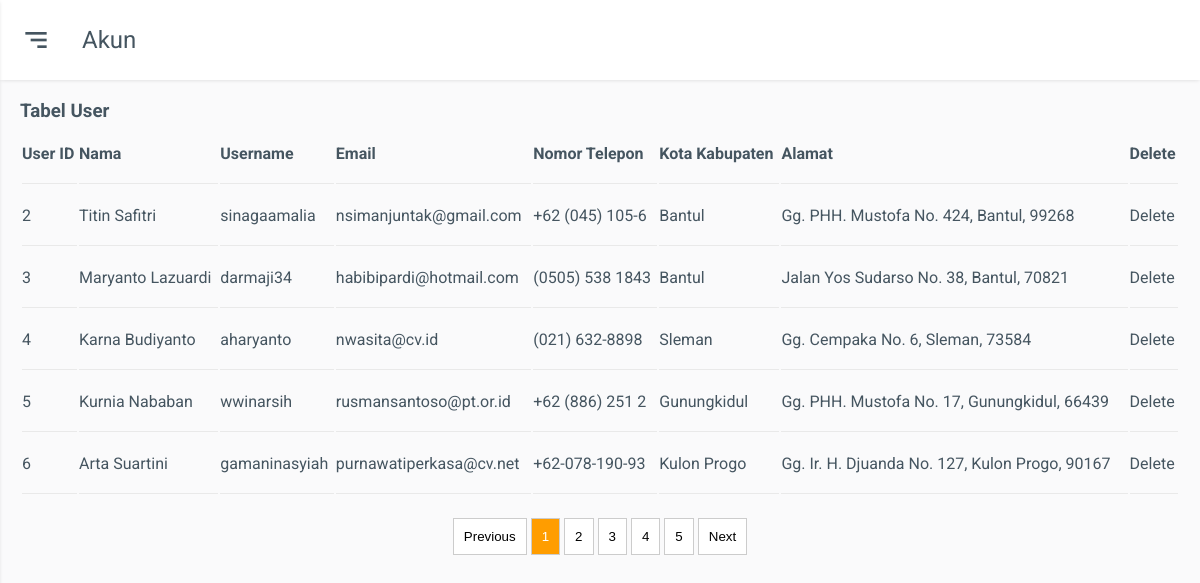
/DashboardAdmin/akun.php (signed in), run on the app's committed database.
### tables this page shows
CREATE TABLE `user` (
  `User_ID` int(11) NOT NULL,
  `Nama` varchar(100) DEFAULT NULL,
  `Nomor_Telpon` varchar(15) DEFAULT NULL,
  `Alamat` text DEFAULT NULL,
  `Email` varchar(100) DEFAULT NULL,
  `Username` varchar(50) DEFAULT NULL,
  `Password` varchar(100) DEFAULT NULL,
  `Kota_Kabupaten` varchar(100) DEFAULT NULL
);

### DashboardAdmin/akun.php (the view, shortened to what this page needs)
<?php
include '../Config/koneksi.php';
$sql_user = "SELECT * FROM user";
$result_user = $conn->query($sql_user);
$users = [];
while ($row = $result_user->fetch_assoc()) {
    $users[] = $row;
}
?>
<!DOCTYPE html>
<html lang="en">
<head>
    <link href="https://unpkg.com/boxicons@2.0.7/css/boxicons.min.css" rel="stylesheet" />
    <link rel="stylesheet" href="./css/grid.css" />
    <link rel="stylesheet" href="./css/app.css" />
</head>
<body>
    <div class="main">
        <div class="main-header">
            <div class="mobile-toggle" id="mobile-toggle">
                <i class="bx bx-menu-alt-right"></i>
            </div>
            <div class="main-title">Akun</div>
        </div>
        <div class="main-content">
            <div class="content">
                <h3>Tabel User</h3>
                <table id="userTable">
                    <thead>
                        <tr>
                            <th>User ID</th>
                            <th>Nama</th>
                            <th>Username</th>
                            <th>Email</th>
                            <th>Nomor Telepon</th>
                            <th>Kota Kabupaten</th>
                            <th>Alamat</th>
                            <th>Delete</th>
                        </tr>
                    </thead>
                    <tbody>
                        <?php foreach ($users as $user) : ?>
                            <tr>
                                <td><?= $user['User_ID'] ?></td>
                                <td><?= $user['Nama'] ?></td>
                                <td><?= $user['Username'] ?></td>
                                <td><?= $user['Email'] ?></td>
                                <td><?= $user['Nomor_Telpon'] ?></td>
                                <td><?= $user['Kota_Kabupaten'] ?></td>
                                <td><?= $user['Alamat'] ?></td>
                                <td><a href="./function/hapusUser.php?id=<?= $user['User_ID'] ?>" onclick="return confirm('Are you sure you want to delete this user?')">Delete</a></td>
                            </tr>
                        <?php endforeach; ?>
                    </tbody>
                </table>
                <div id="paginationUser" class="pagination"></div>
            </div>
        </div>
    </div>
</body>
</html>

### DashboardAdmin/css/app.css (style rules this page uses)
:root { --body-bg: #fafafb; --box-bg: #ffffff; --main-color: #0652dd; --text-color: #455560; --text-second-color: #72849ab3; --border-color: #e9e9e9; --menu-item-active-bg: rgba(62, 121, 247, 0.1); --box-border-radius: 15px; --sidebar-size: 300px; --sidebar-logo-img-size: 45px; --sidebar-logo-size: 80px; --profile-image-size: 45px; --main-header-height: 80px; --shadow: 0 1px 4px -1px rgb(0 0 0 / 15%); --darkmode-toggle-size: 20px; }
* { padding: 0; margin: 0; box-sizing: border-box; }
body { font-family: "Roboto", sans-serif; background-color: var(--body-bg); color: var(--text-color); position: relative; }
a { text-decoration: none; color: unset; display: inline-block; }
.main { padding-left: var(--sidebar-size); }
.main-header { height: var(--main-header-height); display: flex; align-items: center; padding: 20px; background-color: var(--box-bg); box-shadow: var(--shadow); }
.mobile-toggle { display: none; }
.main-title { text-transform: capitalize; font-size: 1.5rem; }
.main-content { padding: 20px; }
table { width: 100%; min-width: 1000px; }
table thead tr { text-align: left; }
table th, table td { padding: 20px 0; border-bottom: 1px solid var(--border-color); }
@media only screen and (max-width: 1280px) { .main { padding-left: 0; } }
@media only screen and (max-width: 1280px) { .mobile-toggle, .sidebar-close { display: grid; place-items: center; font-size: 2rem; margin-right: 30px; cursor: pointer; } }
.pagination { display: flex; justify-content: center; margin-top: 20px; }

### data on the page
user: User_ID "2", Nama "Titin Safitri", Username "sinagaamalia", Email "nsimanjuntak@gmail.com", Nomor_Telpon "+62 (045) 105-6", Kota_Kabupaten "Bantul", Alamat "Gg. PHH. Mustofa No. 424, Bantul, 99268"
user: User_ID "3", Nama "Maryanto Lazuardi", Username "darmaji34", Email "habibipardi@hotmail.com", Nomor_Telpon "(0505) 538 1843", Kota_Kabupaten "Bantul", Alamat "Jalan Yos Sudarso No. 38, Bantul, 70821"
user: User_ID "4", Nama "Karna Budiyanto", Username "aharyanto", Email "nwasita@cv.id", Nomor_Telpon "(021) 632-8898", Kota_Kabupaten "Sleman", Alamat "Gg. Cempaka No. 6, Sleman, 73584"
user: User_ID "5", Nama "Kurnia Nababan", Username "wwinarsih", Email "rusmansantoso@pt.or.id", Nomor_Telpon "+62 (886) 251 2", Kota_Kabupaten "Gunungkidul", Alamat "Gg. PHH. Mustofa No. 17, Gunungkidul, 66439"
user: User_ID "6", Nama "Arta Suartini", Username "gamaninasyiah", Email "purnawatiperkasa@cv.net", Nomor_Telpon "+62-078-190-93", Kota_Kabupaten "Kulon Progo", Alamat "Gg. Ir. H. Djuanda No. 127, Kulon Progo, 90167"
